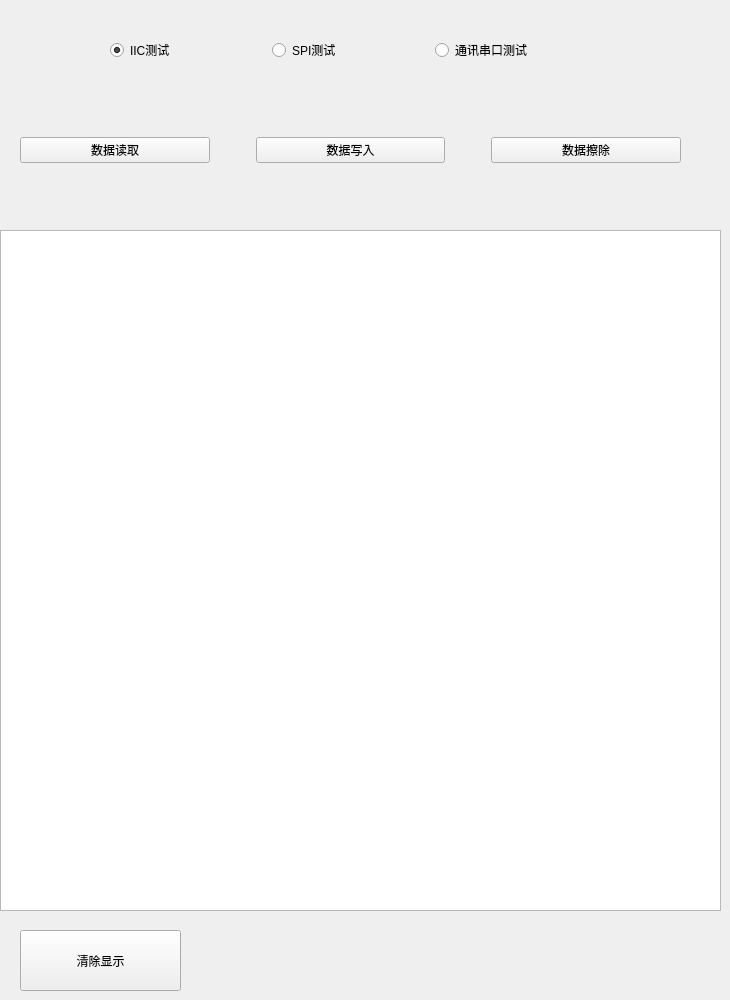
   <widget class="QWidget" name="page_7">
    <widget class="QTextBrowser" name="textBrowser_IICSPI">
     <property name="geometry">
      <rect>
       <x>0</x>
       <y>230</y>
       <width>721</width>
       <height>681</height>
      </rect>
     </property>
     <property name="styleSheet">
      <string notr="true">font: 18pt &quot;Ubuntu&quot;;</string>
     </property>
    </widget>
    <widget class="QWidget" name="horizontalLayoutWidget_7">
     <property name="geometry">
      <rect>
       <x>110</x>
       <y>10</y>
       <width>481</width>
       <height>80</height>
      </rect>
     </property>
     <layout class="QHBoxLayout" name="horizontalLayout_7">
      <item>
       <widget class="QRadioButton" name="radioButton_IICtest">
        <property name="styleSheet">
         <string notr="true">font: 20pt &quot;Ubuntu&quot;;</string>
        </property>
        <property name="text">
         <string>IIC测试</string>
        </property>
        <property name="checked">
         <bool>true</bool>
        </property>
       </widget>
      </item>
      <item>
       <widget class="QRadioButton" name="radioButton_Spitest">
        <property name="styleSheet">
         <string notr="true">font: 20pt &quot;Ubuntu&quot;;</string>
        </property>
        <property name="text">
         <string>SPI测试</string>
        </property>
       </widget>
      </item>
      <item>
       <widget class="QRadioButton" name="radioButton_Uarttest">
        <property name="styleSheet">
         <string notr="true">font: 20pt &quot;Ubuntu&quot;;</string>
        </property>
        <property name="text">
         <string>通讯串口测试</string>
        </property>
       </widget>
      </item>
     </layout>
    </widget>
    <widget class="QWidget" name="horizontalLayoutWidget_8">
     <property name="geometry">
      <rect>
       <x>20</x>
       <y>110</y>
       <width>661</width>
       <height>81</height>
      </rect>
     </property>
     <layout class="QHBoxLayout" name="horizontalLayout_8">
      <item>
       <widget class="QPushButton" name="pushButton_8">
        <property name="styleSheet">
         <string notr="true">font: 20pt &quot;Ubuntu&quot;;</string>
        </property>
        <property name="text">
         <string>数据读取</string>
        </property>
       </widget>
      </item>
      <item>
       <spacer name="horizontalSpacer">
        <property name="orientation">
         <enum>Qt::Horizontal</enum>
        </property>
        <property name="sizeType">
         <enum>QSizePolicy::Fixed</enum>
        </property>
        <property name="sizeHint" stdset="0">
         <size>
          <width>40</width>
          <height>20</height>
         </size>
        </property>
       </spacer>
      </item>
      <item>
       <widget class="QPushButton" name="pushButton_9">
        <property name="styleSheet">
         <string notr="true">font: 20pt &quot;Ubuntu&quot;;</string>
        </property>
        <property name="text">
         <string>数据写入</string>
        </property>
       </widget>
      </item>
      <item>
       <spacer name="horizontalSpacer_2">
        <property name="orientation">
         <enum>Qt::Horizontal</enum>
        </property>
        <property name="sizeType">
         <enum>QSizePolicy::Fixed</enum>
        </property>
        <property name="sizeHint" stdset="0">
         <size>
          <width>40</width>
          <height>20</height>
         </size>
        </property>
       </spacer>
      </item>
      <item>
       <widget class="QPushButton" name="pushButton_10">
        <property name="styleSheet">
         <string notr="true">font: 20pt &quot;Ubuntu&quot;;</string>
        </property>
        <property name="text">
         <string>数据擦除</string>
        </property>
       </widget>
      </item>
     </layout>
    </widget>
    <widget class="QPushButton" name="pushButton_clear_display">
     <property name="geometry">
      <rect>
       <x>20</x>
       <y>930</y>
       <width>161</width>
       <height>61</height>
      </rect>
     </property>
     <property name="styleSheet">
      <string notr="true">font: 20pt &quot;Ubuntu&quot;;</string>
     </property>
     <property name="text">
      <string>清除显示</string>
     </property>
    </widget>
   </widget>
